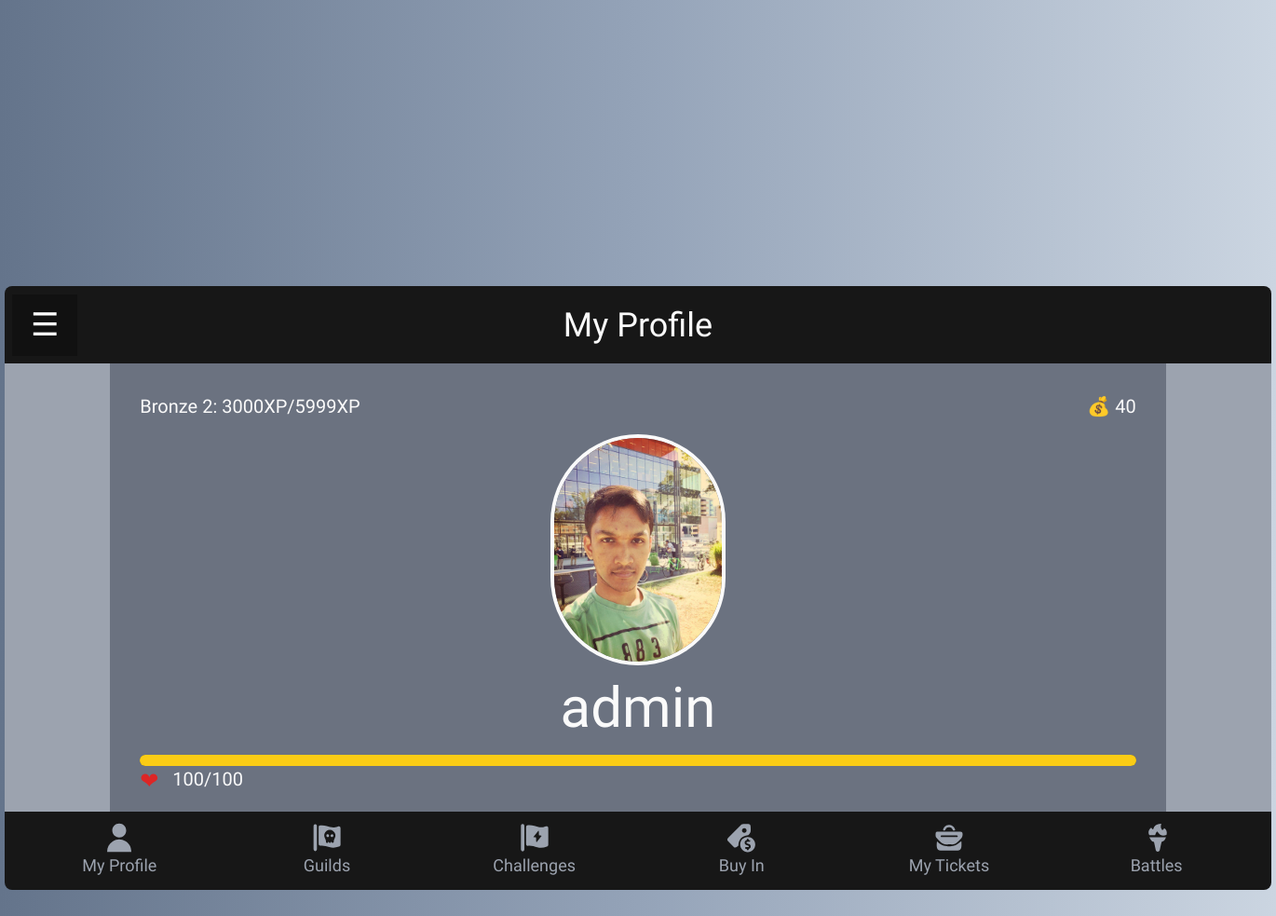
/my-profile-tab (signed in), run on an earlier commit of the app's database.
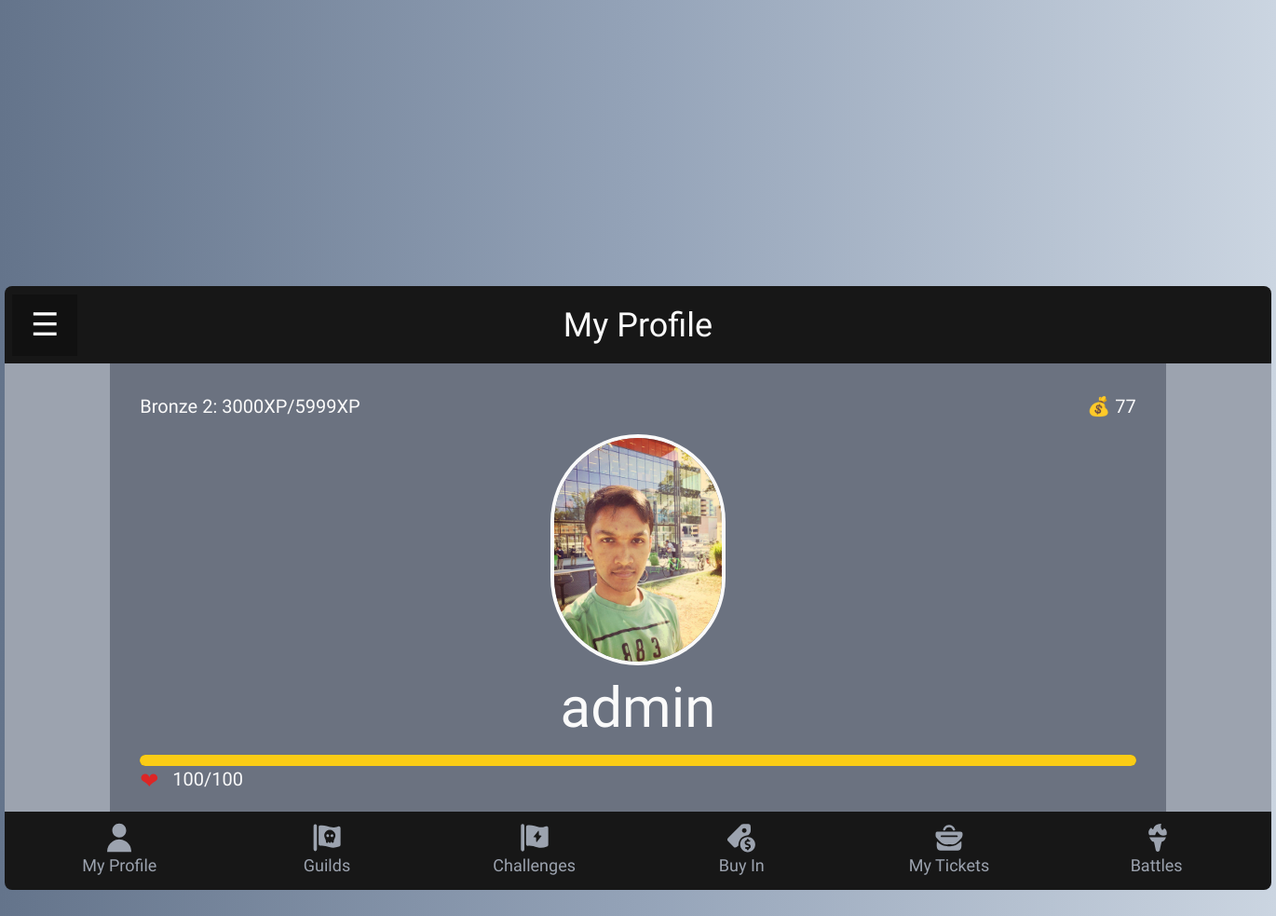
And on a later commit of the database.
### baseapp/models.py (models this page shows, shortened)
class User(AbstractUser):
    user_dob = models.DateField(blank=True, null=True)
    user_image = models.ImageField(upload_to="user-image", null=True)
    user_gold = models.IntegerField(blank=True, null=True, default=100)
    user_music = models.CharField(max_length=50, blank=True, null=True)
    user_rank = models.ForeignKey(
        Rank, on_delete=models.CASCADE, blank=True, null=True)
    user_genre = models.ForeignKey(
        Genre, on_delete=models.CASCADE, blank=True, null=True)
    user_guild = models.ForeignKey(
        Guild, on_delete=models.CASCADE, blank=True, null=True)
    user_guild_rank = models.ForeignKey(
        GuildRank, on_delete=models.CASCADE, blank=True, null=True)
    user_xp = models.IntegerField(default=0, blank=True, null=True)
    user_hp = models.IntegerField(default=100, null=True)
    user_max_hp = models.IntegerField(default=100, null=True)
    user_is_profile_completed = models.BooleanField(
        blank=True, null=True, default=False)

class Rank(models.Model):
    rank_name = models.CharField(max_length=255, blank=True, null=True)
    rank_min_point = models.IntegerField(blank=True, null=True)
    rank_max_point = models.IntegerField(blank=True, null=True)
    rank_color = models.CharField(max_length=50, blank=True, null=True)
    rank_hp_boost = models.IntegerField(blank=True, null=True)
    rank_image = models.FileField(upload_to="rank-image")
    def __str__(self):
        return f'{self.rank_name}'

### baseapp/views.py (the view)
# urls.py: path('my-profile-tab', views.myProfileTab, name='my-profile-tab'),
def myProfileTab(request):
    if request.user.is_authenticated:
        current_user = request.user
        updateRank(request)
        return render(request, 'baseapp/my-profile-tab.html', {
            'user': current_user
        })
    else:
        return redirect('/')

### baseapp/models.py (called while the page is built)
    def __str__(self):
        return f'{self.genre_name}'

    def __str__(self):
        return f'{self.guild_name}'

### baseapp/views.py (called while the page is built)
def updateRank(request):
    ranks = Rank.objects.all()
    current_user = User.objects.get(pk=request.user.pk)
    for rank in ranks:
        if current_user.user_xp >= rank.rank_min_point:
            current_user.user_rank = rank
            current_user.save()
        else:
            break

### baseapp/templates/baseapp/my-profile-tab.html (shortened to what this page needs)
{% extends 'baseapp/dashboard.html' %}
{% load static %}
{% block tab_title %} My Profile {% endblock %}
{% block tab_content %}
<div class="my-profile-tab">
  <div class="rank-gold-bar">
    <p class="user-rank">{{ user.user_rank }}: {{ user.user_xp }}XP/{{ user.user_rank.rank_max_point }}XP</p>
    <div class="user-gold">💰 {{ user.user_gold }}</div>
  </div>
  <div class="user-details-section">
    <div class="user-profile-image-container">
      <img class="user-profile-image" src="{{ user.user_image.url }}" alt="User Profile Picture" />
    </div>
    <div class="user-name">{{ user.username }}</div>
    <div class="user-status-container">
      <div class="status-bar">
        <div class="status-bar-progress" style="width: {{ user.user_hp }}%"></div>
      </div>
      <div class="user-hp-container">
        <span class="heart-icon">&#10084;</span>
        <p>&nbsp;&nbsp;&nbsp;{{ user.user_hp }}/{{ user.user_max_hp }}</p>
      </div>
    </div>
  </div>
</div>
{% endblock %}

### baseapp/templates/baseapp/dashboard.html (shortened to what this page needs)
{% extends 'baseapp/base/base.html' %}
{% load static %}
{% block base_content %}
<div class="dashboard">
  <header class="dashboard-header">
    <div id="main" class="main-low dashboard-sidebar-container">
      <button class="openbtn" onclick="openNav()">☰</button>
    </div>
    <h1 class="selected-tab-title">{% block tab_title %} {% endblock %}</h1>
  </header>
  <div class="dashboard-content-background">
    <div class="dashboard-selected-tab-content">
      {% block tab_content %} {% endblock %}
    </div>
  </div>
  <footer class="dashboard-footer">
    <ul class="dashboard-tab-nav">
      <li class="dashboard-tab">
        <a href="/my-profile-tab">
          <div class="dashboard-tab-icon-container">
          </div>
          <p>My Profile</p>
        </a>
      </li>
      <li class="dashboard-tab">
        <a href="/user-guild-overview">
          <div class="dashboard-tab-icon-container">
          </div>
          <p>Guilds</p>
        </a>
      </li>
      <li class="dashboard-tab">
        <a href="/challenges-tab">
          <div class="dashboard-tab-icon-container">
          </div>
          <p>Challenges</p>
        </a>
      </li>
      <li class="dashboard-tab">
        <a href="{% url 'user-buy-in-overview' %}">
          <div class="dashboard-tab-icon-container">
          </div>
          <p>Buy In</p>
        </a>
      </li>
      <li class="dashboard-tab">
        <a href="{% url 'user-tickets-overview' %}">
          <div class="dashboard-tab-icon-container">
          </div>
          <p>My Tickets</p>
        </a>
      </li>
      <li class="dashboard-tab">
        <a href="/battles-tab">
          <div class="dashboard-tab-icon-container">
          </div>
          <p>Battles</p>
        </a>
      </li>
    </ul>
  </footer>
</div>
{% endblock %}

### baseapp/templates/baseapp/base/base.html (shortened to what this page needs)
{% load static %}
<!DOCTYPE html>
<html lang="en">
  <head>
    <link
      rel="stylesheet"
      href="{% static 'baseapp/css/tailwind.output.styles.css' %}"
    />
  </head>
  <body>
    <div class="app-background">
      {% block base_content %} {% endblock %}
    </div>
  </body>
</html>

What changed in the data, as far as the page shows it:
changed User "admin": user_gold "40" → "77"
